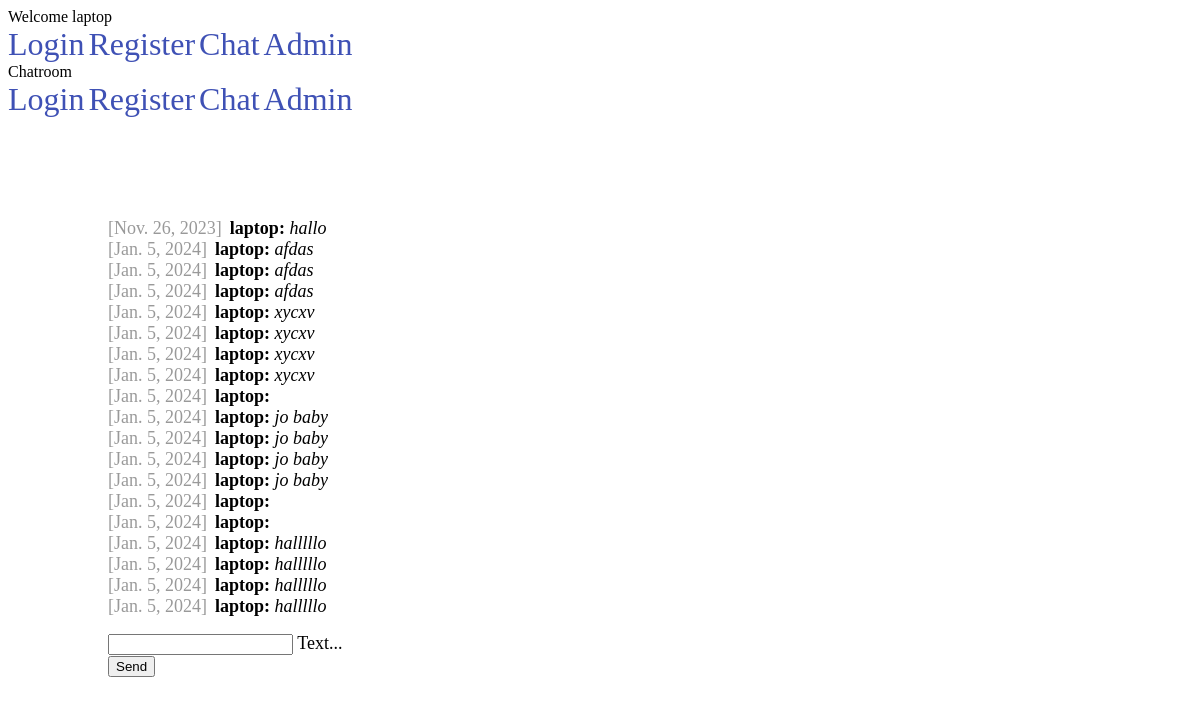
Page /chat/ (signed in) on the earlier database version.
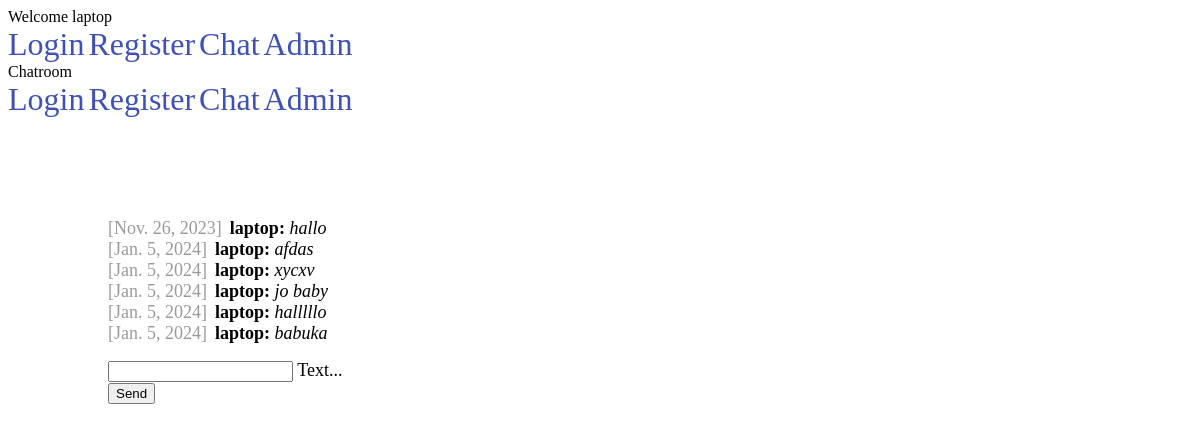
Same page on the later database version.
### chat/models.py (models this page shows)
class Message(models.Model):
    text = models.CharField(max_length=500)
    created_at = models.DateField(default = date.today)
    chat = models.ForeignKey(Chat, on_delete=models.CASCADE, related_name='chat_message_set', default=None, blank=True, null=True)
    author = models.ForeignKey(settings.AUTH_USER_MODEL, on_delete=models.CASCADE, related_name='author_message_set')
    receiver = models.ForeignKey(settings.AUTH_USER_MODEL, on_delete=models.CASCADE, related_name='receiver_message_set')

### chat/views.py (the view)
# urls.py: path('chat/', index),
@login_required(login_url = '/login/')
def index(request):
   myChat = Chat.objects.get(id=1)
   if request.method == 'POST' and request.POST.get('textmessage', '') != '':
        print("Recived data: " + request.POST['textmessage'])
        myChat = Chat.objects.get(id=1)
        Message.objects.create(text=request.POST['textmessage'], chat=myChat, author=request.user, receiver=request.user)
   chatMessages = Message.objects.filter(chat__id=1)
   return render(request, 'chat/index.html', {'messages': chatMessages})

### chat/templates/chat/index.html (shortened to what this page needs)
{% extends "base.html" %}
{% block content %}
{% if request.user.is_authenticated %}
{% for message in messages %}
  <div>
    <span class="color-gray">[{{ message.created_at }}]</span><b>{{ message.author }}:</b> <i>{{ message.text }}</i>
  </div>
{% endfor %}
<form action="/chat/" method="post">
  <div style="margin-top: 16px;" class="mdl-textfield mdl-js-textfield mdl-textfield--floating-label">
    <input class="mdl-textfield__input" name="textmessage" type="text" id="sample3" />
    <label class="mdl-textfield__label" for="sample3">Text...</label>
  </div>
  <div>
    <button  class="mdl-button mdl-js-button mdl-button--raised mdl-js-ripple-effect mdl-button--accent">Send</button>
  </div>
</form>
{% else %}
  <h1>Nicht eigeloggt</h1>
  <p>Du bist aktuell nicht eingelogt, <br>
  bitte <a href="/login/">hier</a> einlogen.</p>
{% endif %}
{% endblock %}

### templates/base.html (shortened to what this page needs)
<!DOCTYPE html>
<html lang="en">
  <head>
    <link rel="stylesheet" href="https://code.getmdl.io/1.3.0/material.indigo-pink.min.css" />
    {% load static %}
    <link rel="stylesheet" href="{% static 'css/style.css' %}" />
  </head>
  <body>
    <div class="mdl-layout mdl-js-layout mdl-layout--fixed-header">
      <header class="mdl-layout__header">
        <div class="mdl-layout__header-row">
          <span class="mdl-layout-title">
            {% if request.user.is_authenticated %}
              Welcome {{ request.user }}
            {% else %}
              Welcom! Please log in!
            {% endif %}
          </span>
          <nav class="mdl-navigation mdl-layout--large-screen-only">
            <a class="mdl-navigation__link" href="/login/">Login</a>
            <a class="mdl-navigation__link" href="/register/">Register</a>
            <a class="mdl-navigation__link" href="/chat/">Chat</a>
            <a class="mdl-navigation__link" href="/admin/">Admin</a>
          </nav>
        </div>
      </header>
      <div class="mdl-layout__drawer">
        <span class="mdl-layout-title">Chatroom</span>
        <nav class="mdl-navigation">
          <a class="mdl-navigation__link" href="/login/">Login</a>
          <a class="mdl-navigation__link" href="/register/">Register</a>
          <a class="mdl-navigation__link" href="/chat/">Chat</a>
          <a class="mdl-navigation__link" href="/admin/">Admin</a>
        </nav>
      </div>
      <main class="mdl-layout__content">
        <div class="page-content">
          {% block content %}
          {% endblock %}
        </div>
      </main>
    </div>
  </body>
</html>

### static/css/style.css (style rules this page uses)
.page-content { padding: 100px 100px; font-size: 18px; }
i { margin-top: 10px; }
.color-gray { color: rgba(0, 0, 0, 0.4); margin-right: 8px; }
a { text-decoration: none; color: rgb(63,81,181); font-size: 32px; }

Differences in the rows shown:
removed Message: created_at "Jan. 5, 2024", author "laptop", text "afdas"
removed Message: created_at "Jan. 5, 2024", author "laptop", text "afdas"
removed Message: created_at "Jan. 5, 2024", author "laptop", text "xycxv"
removed Message: created_at "Jan. 5, 2024", author "laptop", text "xycxv"
removed Message: created_at "Jan. 5, 2024", author "laptop", text "xycxv"
removed Message: created_at "Jan. 5, 2024", author "laptop"
removed Message: created_at "Jan. 5, 2024", author "laptop", text "jo baby"
removed Message: created_at "Jan. 5, 2024", author "laptop", text "jo baby"
removed Message: created_at "Jan. 5, 2024", author "laptop", text "jo baby"
removed Message: created_at "Jan. 5, 2024", author "laptop"
removed Message: created_at "Jan. 5, 2024", author "laptop"
removed Message: created_at "Jan. 5, 2024", author "laptop", text "halllllo"
removed Message: created_at "Jan. 5, 2024", author "laptop", text "halllllo"
removed Message: created_at "Jan. 5, 2024", author "laptop", text "halllllo"
added Message: created_at "Jan. 5, 2024", author "laptop", text "babuka"
